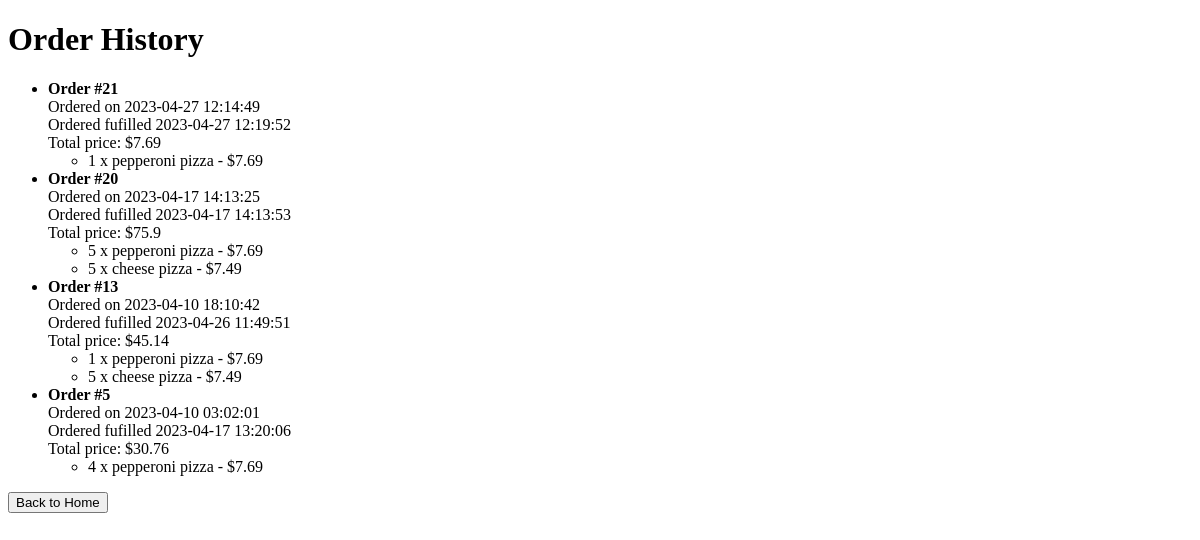
Before: /customer/history.php (signed in) with the older database file.
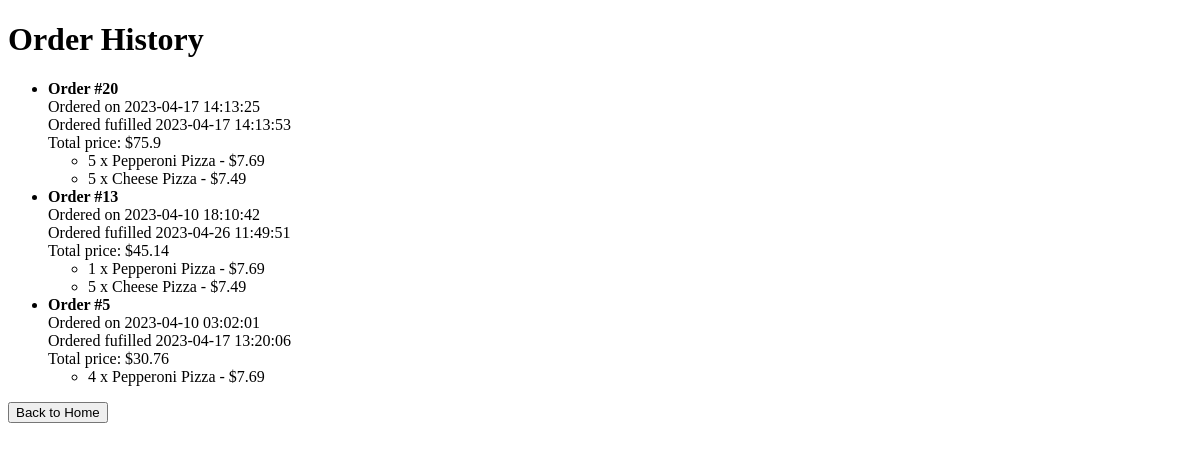
After: the same page with the newer database file.
### tables this page shows
CREATE TABLE `checkout` (
  `order_id` bigint(20) UNSIGNED NOT NULL,
  `customer_id` bigint(20) UNSIGNED NOT NULL,
  `employee_id` bigint(20) UNSIGNED DEFAULT NULL,
  `payment_id` bigint(20) UNSIGNED NOT NULL,
  `order_status` int(11) NOT NULL DEFAULT 0,
  `time_ordered` datetime NOT NULL DEFAULT current_timestamp(),
  `time_fufilled` datetime DEFAULT NULL ON UPDATE current_timestamp(),
  `order_type` text NOT NULL,
  `total_price` float NOT NULL
);

CREATE TABLE `orderitem` (
  `order_id` bigint(20) UNSIGNED NOT NULL,
  `item_id` bigint(20) UNSIGNED NOT NULL,
  `amount` int(11) NOT NULL
);

CREATE TABLE `item` (
  `item_id` bigint(20) UNSIGNED NOT NULL,
  `item_name` varchar(255) NOT NULL,
  `price` float NOT NULL,
  `description` text NOT NULL
);

### customer/history.php (the view, shortened to what this page needs)
<!DOCTYPE html>
<html>
<head>
</head>
<body>
	<h1>Order History</h1>
	<?php
        $customerId = json_decode($_COOKIE["currentUser"], true);
		$conn = connect_mysql();
		$sql = "SELECT * FROM Checkout
					LEFT JOIN Customer
						ON Checkout.customer_id = Customer.customer_id
					WHERE
						Checkout.customer_id = '$customerId'
						AND
						Checkout.order_status = 1
					ORDER BY Checkout.time_ordered DESC";
		$result = mysqli_query($conn, $sql);
		if (mysqli_num_rows($result) > 0) {
			echo "<ul>";
			while ($row = mysqli_fetch_assoc($result)) {
				echo
				"<li>
					<strong>Order #" . $row["order_id"] . "</strong><br>
					Ordered on " . $row["time_ordered"] . "<br>
					Ordered fufilled " . $row["time_fufilled"] . "<br>
					Total price: $" . $row["total_price"] . "<br>";
				$itemSql = "SELECT * FROM OrderItem INNER JOIN Item ON OrderItem.item_id = Item.item_id WHERE OrderItem.order_id = " . $row["order_id"];
				$itemResult = mysqli_query($conn, $itemSql);
				if (mysqli_num_rows($itemResult) > 0) {
					echo "<ul>";
					while ($itemRow = mysqli_fetch_assoc($itemResult)) {
						echo "<li>" . $itemRow["amount"] . " x " . $itemRow["item_name"] . " - $" . $itemRow["price"] . "</li>";
					}
					echo "</ul>";
				} else {
					echo "No items found for this order.";
				}
				echo "</li>";
			}
			echo "</ul>";
		} else {
			echo "No orders found.";
		}
	?>
	<button type="button" onclick="goToHome()">Back to Home</button>
</body>
</html>

Changed rows visible on the page:
removed checkout: order_id "21", time_ordered "2023-04-27 12:14:49", time_fufilled "2023-04-27 12:19:52", total_price "7.69"
removed orderitem: amount "1", item.item_name "pepperoni pizza", item.price "7.69", shown under "21"
changed through a linked row, orderitem (number 1 of 5 on the later page): item.item_name "pepperoni pizza" → "Pepperoni Pizza"
changed through a linked row, orderitem (number 2 of 5 on the later page): item.item_name "cheese pizza" → "Cheese Pizza"
changed through a linked row, orderitem (number 3 of 5 on the later page): item.item_name "pepperoni pizza" → "Pepperoni Pizza"
changed through a linked row, orderitem (number 4 of 5 on the later page): item.item_name "cheese pizza" → "Cheese Pizza"
changed through a linked row, orderitem (number 5 of 5 on the later page): item.item_name "pepperoni pizza" → "Pepperoni Pizza"
